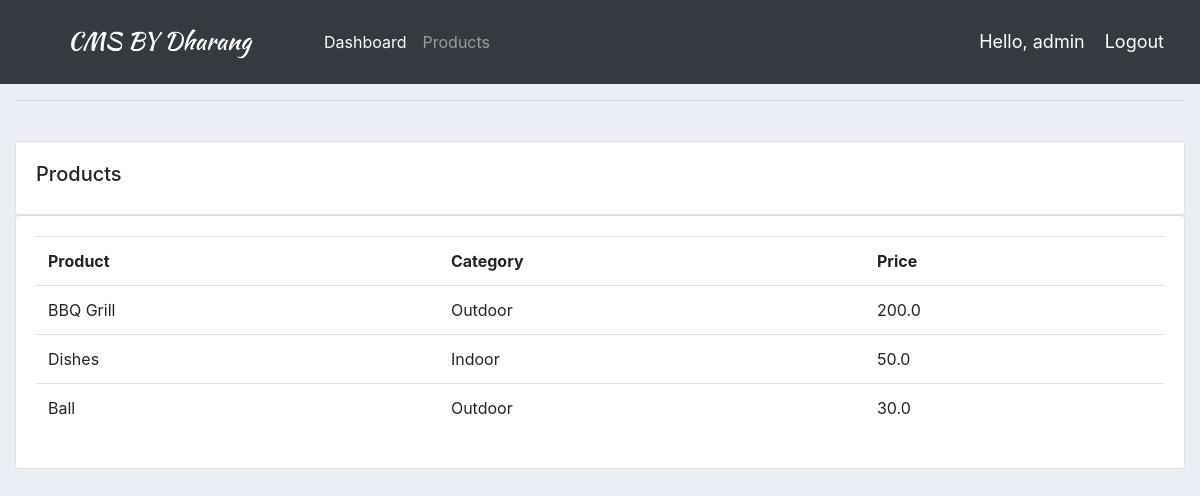
The page /products/ (signed in) on the database its author committed.
### accounts/models.py (models this page shows, shortened)
class Products(models.Model):
    CATAGORY = (
        ('Indoor','Indoor'),
        ('Outdoor','Outdoor'),
                )
    name = models.CharField(max_length=200,null=True)
    category = models.CharField(max_length=200,null=True,choices=CATAGORY)
    price = models.FloatField(null=True)
    description = models.CharField(max_length=200,null=True,blank=True)
    date_created = models.DateTimeField(auto_now_add=True)
    tags = models.ManyToManyField(Tag)

### accounts/decorators.py (the view)
		def wrapper_func(request, *args, **kwargs):
			group = None
			if request.user.groups.exists():
				group = request.user.groups.all()[0].name
			if group in allowed_roles:
				return view_func(request, *args, **kwargs)
			else:
				return HttpResponse('You are not authorized to view this page')

### accounts/views.py (called while the page is built)
@login_required(login_url='login')
@allowed_users(allowed_roles=['admin'])
def products(request):
    products = Products.objects.all()
    return render(request, 'accounts/products.html', {'products': products} )

### accounts/templates/accounts/products.html
{% extends 'accounts/main.html' %}
{% block content%}
<br>
		<div class="row">
			<div class="col-md">
				<div class="card card-body">
					<h5>Products</h5>
				</div>
				<div class="card card-body">
					<table class="table">
						<tr>
							<th>Product</th>
							<th>Category</th>
							<th>Price</th>
						</tr>
						{% for i in products %}
							<tr>
								<td>{{ i.name }}</td>
								<td>{{ i.category }}</td>
								<td>{{ i.price }}</td>
							</tr>
						{% endfor %}
					</table>
				</div>
			</div>
		</div>
{% endblock %}

### accounts/templates/accounts/navbar.html (shortened to what this page needs)
{% load static %}
<nav class="navbar navbar-expand-lg navbar-dark bg-dark">
    <img src="{% static 'images/logo2.png' %}" alt="" id="logo">
    <div class="collapse navbar-collapse" id="navbarNav">
    <ul class="navbar-nav">
      {% if request.user.is_staff %}
      <li class="nav-item active">
        <a class="nav-link" href="{% url 'home' %}">Dashboard</a>
      </li>
      <li class="nav-item">
        <a class="nav-link" href="{% url 'products' %}">Products</a>
      </li>
      {% else %}
       <li class="nav-item">
        <a class="nav-link" href="{% url 'account' %}">Settings</a>
      </li>
      {% endif %}
    </ul>
  </div>
  <span class="hello-msg">Hello, {{request.user}}</span>
  <span ><a  class="hello-msg" href="{% url 'logout' %}">Logout</a></span>
</nav>

### static/css/main.css (style rules this page uses)
#logo { width: 300px; margin-top: 10px; }
body { background-color: #ebeff5; }
.navbar { padding-bottom: 0px !important; padding-top: 0px !important; }

### accounts/templates/accounts/navbar.html (style rules this page uses)
.hello-msg { font-size: 18px; color: white; margin-right: 20px; }

### rows shown on the page
Products: name "BBQ Grill", category "Outdoor", price "200.0"
Products: name "Dishes", category "Indoor", price "50.0"
Products: name "Ball", category "Outdoor", price "30.0"

### other values the page prints
{{ request.user }} "admin"
